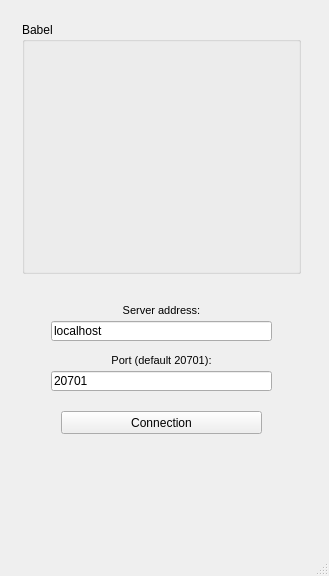
<?xml version="1.0" encoding="UTF-8"?>
<ui version="4.0">
 <class>BabelClass</class>
 <widget class="QMainWindow" name="BabelClass">
  <property name="geometry">
   <rect>
    <x>0</x>
    <y>0</y>
    <width>325</width>
    <height>576</height>
   </rect>
  </property>
  <property name="windowTitle">
   <string>Babel</string>
  </property>
  <widget class="QWidget" name="centralWidget">
   <layout class="QGridLayout" name="gridLayout">
    <item row="0" column="0">
     <widget class="QStackedWidget" name="stackWindows">
      <property name="mouseTracking">
       <bool>false</bool>
      </property>
      <property name="frameShape">
       <enum>QFrame::NoFrame</enum>
      </property>
      <property name="frameShadow">
       <enum>QFrame::Plain</enum>
      </property>
      <property name="lineWidth">
       <number>0</number>
      </property>
      <property name="currentIndex">
       <number>0</number>
      </property>
      <widget class="QWidget" name="ServerConnect">
       <layout class="QGridLayout" name="gridLayout_2">
        <item row="0" column="1" colspan="2">
         <spacer name="verticalSpacer">
          <property name="orientation">
           <enum>Qt::Vertical</enum>
          </property>
          <property name="sizeHint" stdset="0">
           <size>
            <width>218</width>
            <height>12</height>
           </size>
          </property>
         </spacer>
        </item>
        <item row="3" column="3">
         <spacer name="horizontalSpacer_2">
          <property name="orientation">
           <enum>Qt::Horizontal</enum>
          </property>
          <property name="sizeHint" stdset="0">
           <size>
            <width>136</width>
            <height>238</height>
           </size>
          </property>
         </spacer>
        </item>
        <item row="3" column="0">
         <spacer name="horizontalSpacer">
          <property name="orientation">
           <enum>Qt::Horizontal</enum>
          </property>
          <property name="sizeHint" stdset="0">
           <size>
            <width>136</width>
            <height>238</height>
           </size>
          </property>
         </spacer>
        </item>
        <item row="3" column="1">
         <widget class="QWidget" name="widget" native="true">
          <layout class="QGridLayout" name="gridLayout_3">
           <item row="0" column="0">
            <spacer name="horizontalSpacer_3">
             <property name="orientation">
              <enum>Qt::Horizontal</enum>
             </property>
             <property name="sizeHint" stdset="0">
              <size>
               <width>117</width>
               <height>20</height>
              </size>
             </property>
            </spacer>
           </item>
           <item row="0" column="1">
            <widget class="QWidget" name="widget_2" native="true">
             <property name="minimumSize">
              <size>
               <width>241</width>
               <height>171</height>
              </size>
             </property>
             <widget class="QLineEdit" name="serverField">
              <property name="geometry">
               <rect>
                <x>10</x>
                <y>30</y>
                <width>221</width>
                <height>20</height>
               </rect>
              </property>
              <property name="text">
               <string>localhost</string>
              </property>
             </widget>
             <widget class="QLabel" name="serverLabel">
              <property name="geometry">
               <rect>
                <x>10</x>
                <y>10</y>
                <width>221</width>
                <height>20</height>
               </rect>
              </property>
              <property name="text">
               <string>&lt;!DOCTYPE HTML PUBLIC &quot;-//W3C//DTD HTML 4.0//EN&quot; &quot;http://www.w3.org/TR/REC-html40/strict.dtd&quot;&gt;
&lt;html&gt;&lt;head&gt;&lt;meta name=&quot;qrichtext&quot; content=&quot;1&quot; /&gt;&lt;style type=&quot;text/css&quot;&gt;
p, li { white-space: pre-wrap; }
&lt;/style&gt;&lt;/head&gt;&lt;body style=&quot; font-family:'MS Shell Dlg 2'; font-size:8.25pt; font-weight:400; font-style:normal;&quot;&gt;
&lt;p align=&quot;center&quot; style=&quot; margin-top:0px; margin-bottom:0px; margin-left:0px; margin-right:0px; -qt-block-indent:0; text-indent:0px;&quot;&gt;&lt;span style=&quot; font-size:8pt;&quot;&gt;Server address:&lt;/span&gt;&lt;/p&gt;&lt;/body&gt;&lt;/html&gt;</string>
              </property>
             </widget>
             <widget class="QLineEdit" name="portField">
              <property name="geometry">
               <rect>
                <x>10</x>
                <y>80</y>
                <width>221</width>
                <height>20</height>
               </rect>
              </property>
              <property name="text">
               <string>20701</string>
              </property>
             </widget>
             <widget class="QLabel" name="portLabel">
              <property name="geometry">
               <rect>
                <x>10</x>
                <y>60</y>
                <width>221</width>
                <height>20</height>
               </rect>
              </property>
              <property name="text">
               <string>&lt;!DOCTYPE HTML PUBLIC &quot;-//W3C//DTD HTML 4.0//EN&quot; &quot;http://www.w3.org/TR/REC-html40/strict.dtd&quot;&gt;
&lt;html&gt;&lt;head&gt;&lt;meta name=&quot;qrichtext&quot; content=&quot;1&quot; /&gt;&lt;style type=&quot;text/css&quot;&gt;
p, li { white-space: pre-wrap; }
&lt;/style&gt;&lt;/head&gt;&lt;body style=&quot; font-family:'MS Shell Dlg 2'; font-size:8.25pt; font-weight:400; font-style:normal;&quot;&gt;
&lt;p align=&quot;center&quot; style=&quot; margin-top:0px; margin-bottom:0px; margin-left:0px; margin-right:0px; -qt-block-indent:0; text-indent:0px;&quot;&gt;&lt;span style=&quot; font-size:8pt;&quot;&gt;Port (default 20701):&lt;/span&gt;&lt;/p&gt;&lt;/body&gt;&lt;/html&gt;</string>
              </property>
             </widget>
             <widget class="QPushButton" name="connectButton">
              <property name="geometry">
               <rect>
                <x>20</x>
                <y>120</y>
                <width>201</width>
                <height>23</height>
               </rect>
              </property>
              <property name="text">
               <string>Connection</string>
              </property>
             </widget>
            </widget>
           </item>
           <item row="0" column="2">
            <spacer name="horizontalSpacer_4">
             <property name="orientation">
              <enum>Qt::Horizontal</enum>
             </property>
             <property name="sizeHint" stdset="0">
              <size>
               <width>117</width>
               <height>20</height>
              </size>
             </property>
            </spacer>
           </item>
          </layout>
         </widget>
        </item>
        <item row="1" column="1">
         <widget class="QGroupBox" name="babelPic">
          <property name="title">
           <string>Babel</string>
          </property>
          <layout class="QGridLayout" name="gridLayout_4">
           <item row="0" column="0">
            <widget class="QLabel" name="babelDisplay">
             <property name="minimumSize">
              <size>
               <width>251</width>
               <height>207</height>
              </size>
             </property>
             <property name="text">
              <string/>
             </property>
             <property name="pixmap">
              <pixmap>qt-logo.png</pixmap>
             </property>
            </widget>
           </item>
          </layout>
         </widget>
        </item>
       </layout>
      </widget>
      <widget class="QWidget" name="ServerLogin">
       <property name="contextMenuPolicy">
        <enum>Qt::DefaultContextMenu</enum>
       </property>
       <layout class="QGridLayout" name="gridLayout_5">
        <item row="0" column="0">
         <widget class="QLabel" name="LoginLabel">
          <property name="text">
           <string>&lt;!DOCTYPE HTML PUBLIC &quot;-//W3C//DTD HTML 4.0//EN&quot; &quot;http://www.w3.org/TR/REC-html40/strict.dtd&quot;&gt;
&lt;html&gt;&lt;head&gt;&lt;meta name=&quot;qrichtext&quot; content=&quot;1&quot; /&gt;&lt;style type=&quot;text/css&quot;&gt;
p, li { white-space: pre-wrap; }
&lt;/style&gt;&lt;/head&gt;&lt;body style=&quot; font-family:'MS Shell Dlg 2'; font-size:8.25pt; font-weight:400; font-style:normal;&quot;&gt;
&lt;p align=&quot;center&quot; style=&quot; margin-top:0px; margin-bottom:0px; margin-left:0px; margin-right:0px; -qt-block-indent:0; text-indent:0px;&quot;&gt;&lt;span style=&quot; font-size:12pt;&quot;&gt;Login&lt;/span&gt;&lt;/p&gt;&lt;/body&gt;&lt;/html&gt;</string>
          </property>
         </widget>
        </item>
        <item row="1" column="0">
         <widget class="QLineEdit" name="loginField"/>
        </item>
        <item row="2" column="0">
         <widget class="QLabel" name="PasswordLabel">
          <property name="text">
           <string>&lt;!DOCTYPE HTML PUBLIC &quot;-//W3C//DTD HTML 4.0//EN&quot; &quot;http://www.w3.org/TR/REC-html40/strict.dtd&quot;&gt;
&lt;html&gt;&lt;head&gt;&lt;meta name=&quot;qrichtext&quot; content=&quot;1&quot; /&gt;&lt;style type=&quot;text/css&quot;&gt;
p, li { white-space: pre-wrap; }
&lt;/style&gt;&lt;/head&gt;&lt;body style=&quot; font-family:'MS Shell Dlg 2'; font-size:8.25pt; font-weight:400; font-style:normal;&quot;&gt;
&lt;p align=&quot;center&quot; style=&quot; margin-top:0px; margin-bottom:0px; margin-left:0px; margin-right:0px; -qt-block-indent:0; text-indent:0px;&quot;&gt;&lt;span style=&quot; font-size:12pt;&quot;&gt;Password&lt;/span&gt;&lt;/p&gt;&lt;/body&gt;&lt;/html&gt;</string>
          </property>
         </widget>
        </item>
        <item row="3" column="0">
         <widget class="QLineEdit" name="passwordField">
          <property name="echoMode">
           <enum>QLineEdit::Password</enum>
          </property>
          <property name="dragEnabled">
           <bool>true</bool>
          </property>
         </widget>
        </item>
        <item row="4" column="0">
         <widget class="QPushButton" name="loginButton">
          <property name="text">
           <string>Login</string>
          </property>
         </widget>
        </item>
       </layout>
      </widget>
      <widget class="QWidget" name="Identified">
       <property name="contextMenuPolicy">
        <enum>Qt::DefaultContextMenu</enum>
       </property>
       <layout class="QGridLayout" name="gridLayout_6">
        <item row="0" column="0">
         <widget class="QLabel" name="IpClientLabel">
          <property name="text">
           <string>Ip a contacter</string>
          </property>
         </widget>
        </item>
        <item row="1" column="0">
         <widget class="QLineEdit" name="IpClientLine"/>
        </item>
        <item row="2" column="0">
         <widget class="QLabel" name="PortClientLabel">
          <property name="text">
           <string>Port</string>
          </property>
         </widget>
        </item>
        <item row="3" column="0">
         <widget class="QLineEdit" name="PortClientLine"/>
        </item>
        <item row="6" column="0">
         <widget class="QPushButton" name="callButton">
          <property name="text">
           <string>Appeler</string>
          </property>
         </widget>
        </item>
        <item row="4" column="0">
         <widget class="QPushButton" name="bindButton">
          <property name="text">
           <string>Bind</string>
          </property>
         </widget>
        </item>
        <item row="5" column="0">
         <widget class="QPushButton" name="stateButton">
          <property name="text">
           <string>State</string>
          </property>
         </widget>
        </item>
       </layout>
      </widget>
      <widget class="QWidget" name="Calling">
       <layout class="QGridLayout" name="gridLayout_7">
        <item row="0" column="0">
         <widget class="QLabel" name="inProgress">
          <property name="text">
           <string>Call in Progress</string>
          </property>
         </widget>
        </item>
        <item row="2" column="0">
         <widget class="QPushButton" name="endCallButton">
          <property name="text">
           <string>Raccrocher</string>
          </property>
         </widget>
        </item>
        <item row="1" column="0">
         <widget class="QPushButton" name="statButton">
          <property name="text">
           <string>Status</string>
          </property>
         </widget>
        </item>
       </layout>
      </widget>
     </widget>
    </item>
    <item row="1" column="0">
     <spacer name="verticalSpacer_2">
      <property name="orientation">
       <enum>Qt::Vertical</enum>
      </property>
      <property name="sizeHint" stdset="0">
       <size>
        <width>20</width>
        <height>40</height>
       </size>
      </property>
     </spacer>
    </item>
   </layout>
  </widget>
  <widget class="QMenuBar" name="menuBar">
   <property name="geometry">
    <rect>
     <x>0</x>
     <y>0</y>
     <width>325</width>
     <height>22</height>
    </rect>
   </property>
  </widget>
  <widget class="QStatusBar" name="statusBar"/>
 </widget>
 <layoutdefault spacing="6" margin="11"/>
 <resources>
  <include location="babel.qrc"/>
 </resources>
 <connections/>
</ui>
